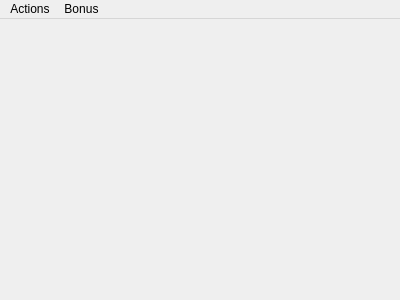
<?xml version="1.0" encoding="UTF-8"?>
<ui version="4.0">
 <class>MainWindow</class>
 <widget class="QMainWindow" name="MainWindow">
  <property name="geometry">
   <rect>
    <x>0</x>
    <y>0</y>
    <width>400</width>
    <height>300</height>
   </rect>
  </property>
  <property name="windowTitle">
   <string>MainWindow</string>
  </property>
  <widget class="QWidget" name="centralWidget"/>
  <widget class="QMenuBar" name="menuBar">
   <property name="geometry">
    <rect>
     <x>0</x>
     <y>0</y>
     <width>400</width>
     <height>19</height>
    </rect>
   </property>
   <widget class="QMenu" name="menuLine_rotation">
    <property name="title">
     <string>Actions</string>
    </property>
    <addaction name="actionLine_rotation"/>
    <addaction name="actionNew_View"/>
    <addaction name="actionReset_view"/>
   </widget>
   <widget class="QMenu" name="menuBonus">
    <property name="title">
     <string>Bonus</string>
    </property>
    <widget class="QMenu" name="menuColors">
     <property name="title">
      <string>Colors</string>
     </property>
     <addaction name="actionLine"/>
     <addaction name="actionBackground7"/>
     <addaction name="actionCube"/>
    </widget>
    <addaction name="menuColors"/>
   </widget>
   <addaction name="menuLine_rotation"/>
   <addaction name="menuBonus"/>
  </widget>
  <action name="actionLine_rotation">
   <property name="text">
    <string>Line rotation</string>
   </property>
  </action>
  <action name="actionNew_View">
   <property name="text">
    <string>View Position</string>
   </property>
  </action>
  <action name="actionReset_view">
   <property name="text">
    <string>Default Position</string>
   </property>
  </action>
  <action name="actionLine">
   <property name="text">
    <string>Line</string>
   </property>
  </action>
  <action name="actionBackground7">
   <property name="text">
    <string>Background</string>
   </property>
  </action>
  <action name="actionCube">
   <property name="text">
    <string>Cube</string>
   </property>
  </action>
  <action name="actionCube_2">
   <property name="text">
    <string>Cube</string>
   </property>
  </action>
  <action name="actionLine_2">
   <property name="text">
    <string>Line</string>
   </property>
  </action>
 </widget>
 <layoutdefault spacing="6" margin="11"/>
 <resources/>
 <connections/>
</ui>
